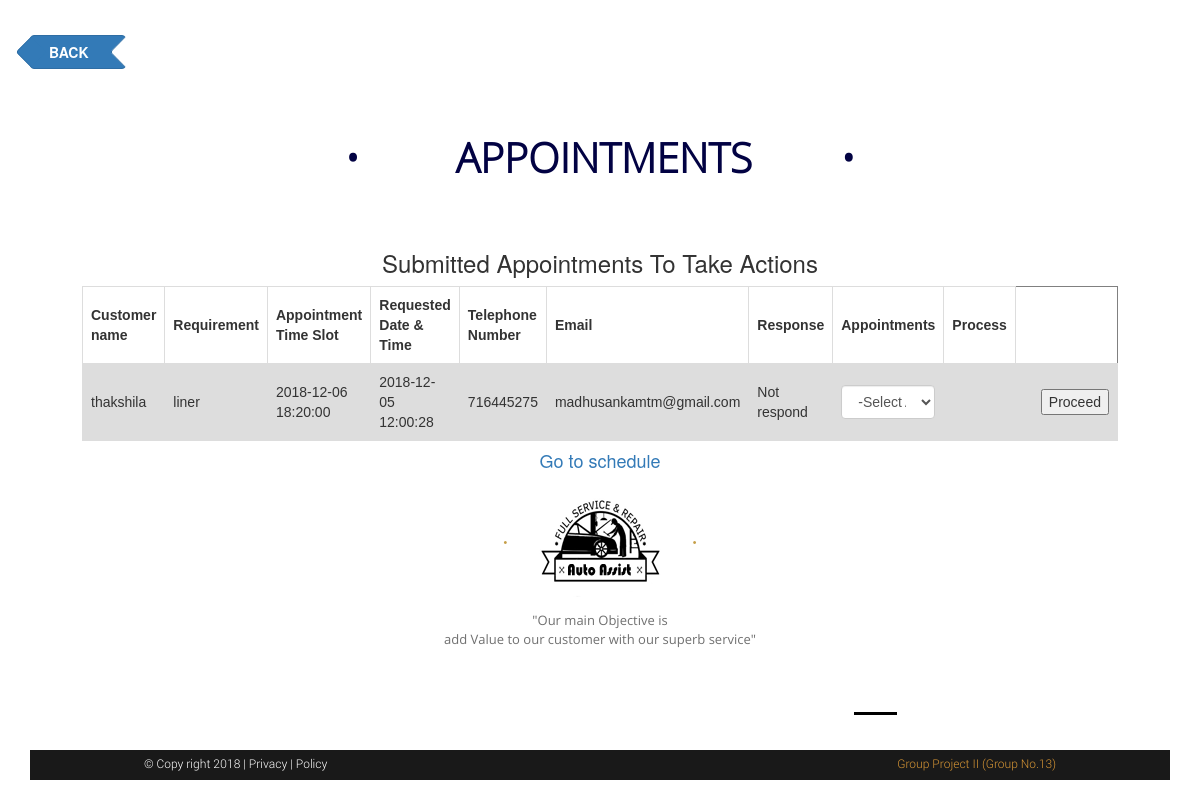
/appointment.php, run on the app's committed database.
### tables this page shows
CREATE TABLE `appointment` (
  `Reference_No` int(11) NOT NULL,
  `Customer_name` varchar(100) NOT NULL,
  `Requirement` varchar(500) NOT NULL,
  `Appointment_TimeSlot` datetime NOT NULL,
  `Requested_DateTime` datetime NOT NULL,
  `Telephone` int(10) NOT NULL,
  `Email` varchar(50) NOT NULL,
  `Appointments` varchar(20) NOT NULL
);

### appointment.php (the view, shortened to what this page needs)
<!doctype html>
<html>
    <head>
        <link rel="stylesheet" type="text/css" href="source/bootstrap-3.3.6-dist/css/bootstrap.css">
        <link rel="stylesheet" type="text/css" href="source/font-awesome-4.5.0/css/font-awesome.css">
    <link rel="stylesheet" type="text/css" href="style/slider.css">
    <link rel="stylesheet" type="text/css" href="style/mystyle.css">
</head>
<body>
<a href="owners.php"><button type="button" class="btn btn-primary btn-arrow-left"><b>BACK</b></button></a>
<div class="allcontain">
    <div class="feturedsection">
        <h1 class="text-center"><b><span class="bdots">&bullet;</span> <span class="carstxt">APPOINTMENTS</span>&bullet;</b></h1>
    </div>
    <?php
    $db = mysqli_connect('localhost', 'root', '', 'autoassit');
    $sql = "SELECT Reference_No,Customer_name, Requirement, Appointment_TimeSlot, Requested_DateTime, Telephone, Email, Appointments FROM appointment WHERE Appointments='Not respond'";
    $result = mysqli_query($db, $sql);
    echo "<div align='center' class='w3-light-gray'><h3>Submitted Appointments To Take Actions</h3>";
    echo "<table border='1'>
        <tr>
                <th class='w3-orange'>Customer name</th>
		<th class='w3-orange'>Requirement</th>
		<th class='w3-orange'>Appointment Time Slot</th>
                <th class='w3-orange'>Requested Date & Time</th>
		<th class='w3-orange'>Telephone Number</th>
		<th class='w3-orange'>Email</th>
                <th class='w3-orange'>Response</th>
		<th class='w3-orange'>Appointments</th>
                <th class='w3-orange'>Process</th>
        </tr>";
    while ($row = mysqli_fetch_array($result)) {
        $id = $row["Reference_No"];
        echo "<tr>";
        echo '<form action="PassAppointments.php" method="POST">';
        echo "<td>" . $row['Customer_name'] . "</td>";
        echo "<td>" . $row['Requirement'] . "</td>";
        echo "<td>" . $row['Appointment_TimeSlot'] . "</td>";
        echo "<td>" . $row['Requested_DateTime'] . "</td>";
        echo "<td>" . $row['Telephone'] . "</td>";
        echo "<td>" . $row['Email'] . "</td>";
        echo "<td>" . $row['Appointments'] . "</td>";
        echo "<td><select class='form-control' id='action' name='action'>
                  <option value='000'>-Select An Option-</option>
                        <option value='Approve'>Approve</option>
                        <option value='Decline'>Decline</option>
                    </select></td>";
         echo "<td><input type=\"hidden\" name=\"id\" value=$id></td>";
                echo "<td><input type=\"hidden\" name=\"email\" value=$row[Email]></td>";
        echo "<td><input type='submit' name='submit' id='submit' value='Proceed' class='w3-btn w3-orange'></a></td>";
        echo '</form>';
        echo "</tr>";
    }
    echo "</table>";
    ?>
    <div class="container-fluid text-center">
        <div class="row content">
            <div class="col-sm-2 sidenav">
            </div>
            <div class="col-sm-8 text-left">
                <h4 style="text-align: center;"><a href="event.php">Go to schedule</a></h4>
            </div>
            <div class="col-sm-2 sidenav">
            </div>
        </div>
    </div>
    <div class="bottommenu">
        <div class="bottomlogo">
            <span class="dotlogo">&bullet;</span><img src="image/logo1.png" alt="logo1"><span class="dotlogo">&bullet;</span>
        </div>
        <p>"Our main Objective is<br>
            add Value to our customer with our superb service"</p>
        <img src="image/line.png" alt="line"> <br>
        <div class="footer">
            <div class="copyright">
                &copy; Copy right 2018 | <a href="#">Privacy </a>| <a href="#">Policy</a>
            </div>
            <div class="atisda">
                <a href="#">Group Project II (Group No.13) </a>
            </div>
        </div>
    </div>
</div>
</body>
</html>

### style/mystyle.css (style rules this page uses)
.allcontain { max-width: 1366px; margin-left: auto; margin-right: auto; }
.feturedsection>h1 { font-family: "OpenSans-Light"; font-size: 41px; padding-top: 46px; padding-bottom: 50px; color: #020243; }
.carstxt { padding-left: 45px; padding-right: 88px; }
.bdots { padding-right: 40px; }
.row { padding: 0px; margin: 0px; }
.bottommenu { position: relative; top:60px; }
.bottomlogo { text-align: center; }
.dotlogo { font-size: 12px; color: #C59E47; padding-right: 78px; padding-left: 78px; }
.bottommenu>p { text-align: center; font-family: "OpenSans Regular"; font-size: 13px; color: #707070; padding-top: 05px; }
.bottommenu>img { padding-left:50%; margin-left: -20px; margin-bottom: 35px; margin-top: 54px; }
@media screen and (min-width: 481px) and (max-width: 1200px) { .dotlogo { padding-right: 30px; padding-left: 30px; } }
@media screen and (min-width: 481px) and (max-width: 1200px) { .bottommenu { top:0px; } }
.footer { background-color: #191919; color: #fff; font-family: "Roboto Light"; font-size: 12px; width: 100%; height: 30px; }
.copyright { float:left; padding-left: 10%; padding-top: 5px; }
.atisda { float: right; padding-right: 10%; padding-top: 5px; text-decoration: none; }
.copyright>a { color: #fff; border: 0px; }
.atisda>a { color: #d99735; border: 0px; }

### appointment.php (style rules this page uses)
table { font-family: arial, sans-serif; border-collapse: collapse; width: 90%; }
td, th { border: 1px solid #dddddd; text-align: left; padding: 8px; }
tr:nth-child(even) { background-color: #dddddd; }
body { padding: 30px; }
.btn { margin-top: 5px; }
.btn-arrow-right, .btn-arrow-left { position: relative; padding-left: 18px; padding-right: 18px; }
.btn-arrow-left { padding-right: 36px; }
.btn-arrow-right:before, .btn-arrow-right:after, .btn-arrow-left:before, .btn-arrow-left:after { content: ""; position: absolute; top: 5px; width: 22px; height: 22px; background: inherit; border: inherit; border-left-color: transparent; border-bottom-color: transparent; border-radius: 0px 4px 0px 0px; -webkit-border-radius: 0px 4px 0px 0px; -moz-border-radius: 0px 4px 0px 0px; }
.btn-arrow-left:before, .btn-arrow-left:after { transform: rotate(225deg); -webkit-transform: rotate(225deg); -moz-transform: rotate(225deg); -o-transform: rotate(225deg); -ms-transform: rotate(225deg); }
.btn-arrow-right:before, .btn-arrow-left:before { left: -11px; }
.btn-arrow-right:after, .btn-arrow-left:after { right: -11px; }
.btn-arrow-right:after, .btn-arrow-left:before { z-index: 1; }
.btn-arrow-right:before, .btn-arrow-left:after { background-color: white; }

### data on the page
appointment: Customer_name "thakshila", Requirement "liner", Appointment_TimeSlot "2018-12-06 18:20:00", Requested_DateTime "2018-12-05 12:00:28", Telephone "716445275", Email "madhusankamtm@gmail.com", Appointments "Not respond"
